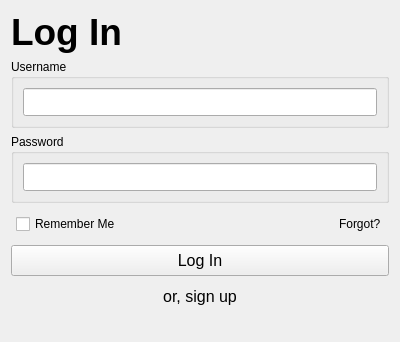
<?xml version="1.0" encoding="UTF-8"?>
<ui version="4.0">
 <class>LoginWindow</class>
 <widget class="QWidget" name="LoginWindow">
  <property name="geometry">
   <rect>
    <x>0</x>
    <y>0</y>
    <width>400</width>
    <height>300</height>
   </rect>
  </property>
  <property name="windowTitle">
   <string>Form</string>
  </property>
  <layout class="QVBoxLayout" name="verticalLayout">
   <item>
    <widget class="QLabel" name="titleLabel">
     <property name="font">
      <font>
       <pointsize>28</pointsize>
       <bold>true</bold>
      </font>
     </property>
     <property name="text">
      <string>Log In</string>
     </property>
    </widget>
   </item>
   <item>
    <widget class="QGroupBox" name="usernameGroupBox">
     <property name="title">
      <string>Username</string>
     </property>
     <layout class="QVBoxLayout" name="verticalLayout_2">
      <item>
       <widget class="QLineEdit" name="usernameLineEdit">
        <property name="font">
         <font>
          <pointsize>9</pointsize>
         </font>
        </property>
        <property name="styleSheet">
         <string notr="true">padding: 5px;</string>
        </property>
        <property name="placeholderText">
         <string/>
        </property>
       </widget>
      </item>
     </layout>
    </widget>
   </item>
   <item>
    <widget class="QGroupBox" name="passwordGroupBox">
     <property name="title">
      <string>Password</string>
     </property>
     <layout class="QVBoxLayout" name="verticalLayout_3">
      <item>
       <widget class="QLineEdit" name="passwordLineEdit">
        <property name="font">
         <font>
          <pointsize>9</pointsize>
         </font>
        </property>
        <property name="styleSheet">
         <string notr="true">padding: 5px;</string>
        </property>
        <property name="echoMode">
         <enum>QLineEdit::EchoMode::Password</enum>
        </property>
        <property name="placeholderText">
         <string/>
        </property>
       </widget>
      </item>
     </layout>
    </widget>
   </item>
   <item>
    <layout class="QHBoxLayout" name="horizontalLayout">
     <property name="leftMargin">
      <number>5</number>
     </property>
     <property name="topMargin">
      <number>5</number>
     </property>
     <property name="rightMargin">
      <number>5</number>
     </property>
     <property name="bottomMargin">
      <number>5</number>
     </property>
     <item>
      <widget class="QCheckBox" name="rememberMeCheckBox">
       <property name="text">
        <string>Remember Me</string>
       </property>
      </widget>
     </item>
     <item>
      <spacer name="horizontalSpacer">
       <property name="orientation">
        <enum>Qt::Orientation::Horizontal</enum>
       </property>
       <property name="sizeHint" stdset="0">
        <size>
         <width>40</width>
         <height>20</height>
        </size>
       </property>
      </spacer>
     </item>
     <item>
      <widget class="QLabel" name="forgotLogInLink">
       <property name="text">
        <string>Forgot? </string>
       </property>
      </widget>
     </item>
    </layout>
   </item>
   <item>
    <widget class="QPushButton" name="logInPushButton">
     <property name="font">
      <font>
       <pointsize>12</pointsize>
       <bold>false</bold>
      </font>
     </property>
     <property name="styleSheet">
      <string notr="true">padding: 5px;</string>
     </property>
     <property name="text">
      <string>Log In</string>
     </property>
    </widget>
   </item>
   <item>
    <widget class="QLabel" name="signUpLink">
     <property name="font">
      <font>
       <pointsize>12</pointsize>
      </font>
     </property>
     <property name="styleSheet">
      <string notr="true">padding: 5px;</string>
     </property>
     <property name="text">
      <string>or, sign up</string>
     </property>
     <property name="alignment">
      <set>Qt::AlignmentFlag::AlignCenter</set>
     </property>
    </widget>
   </item>
   <item>
    <widget class="QLabel" name="errorLabel">
     <property name="text">
      <string/>
     </property>
    </widget>
   </item>
   <item>
    <spacer name="mainVerticalSpacer">
     <property name="orientation">
      <enum>Qt::Orientation::Vertical</enum>
     </property>
     <property name="sizeHint" stdset="0">
      <size>
       <width>20</width>
       <height>40</height>
      </size>
     </property>
    </spacer>
   </item>
  </layout>
 </widget>
 <resources/>
 <connections/>
</ui>
